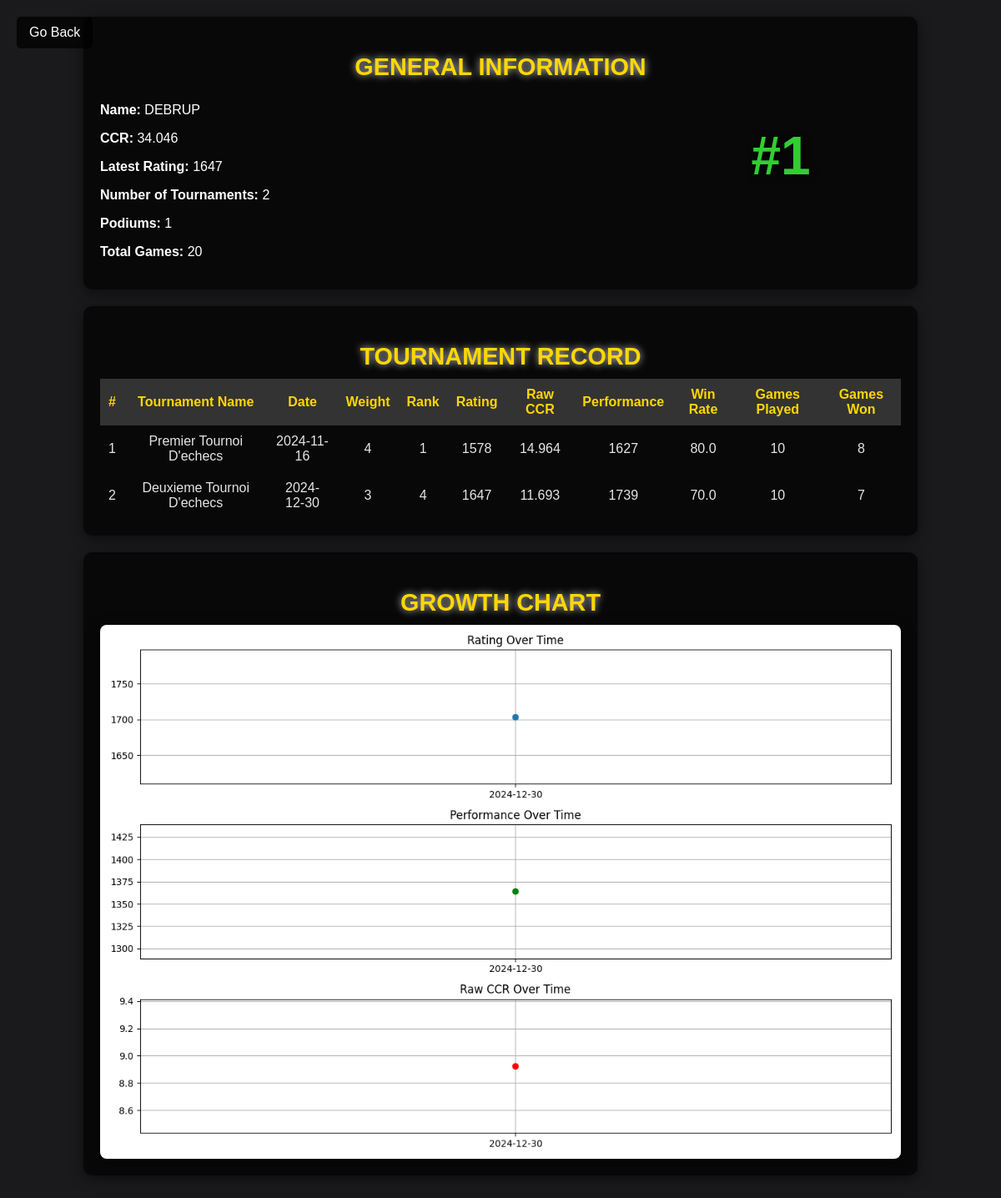
The app's page /playerinfo/DEBRUP, older data.
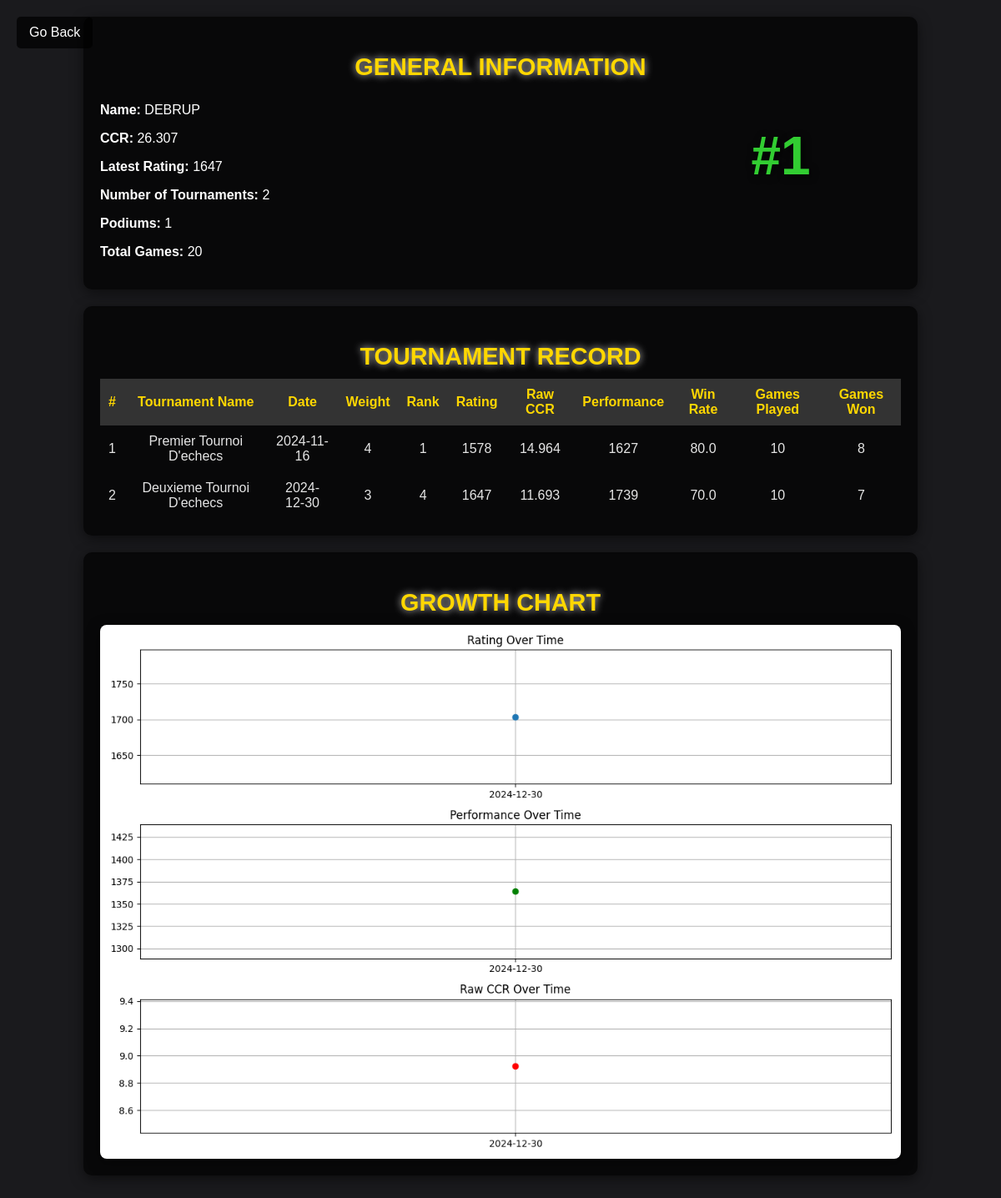
The same page, newer data.
### tables this page shows
CREATE TABLE players (
        name TEXT NOT NULL,
        rating INTEGER NOT NULL,
        ccr REAL NOT NULL,
        tourns INTEGER NOT NULL,
        podiums INTEGER NOT NULL
    );

### app.py (the view)
@app.route('/playerinfo/<player>')
def player_details(player):
    updateccr()
    conn = sqlite3.connect('data/players.db')
    c = conn.cursor()
    c.execute(f'SELECT date, rating, ccr, tourn, games, winrate, podium, weight, rank, perf FROM "{player}" ORDER BY date')
    data = c.fetchall()
    conn.close()
    dates, ratings, performances, ccrs, tournaments = [], [], [], [], []
    total_games, total_podiums = 0, 0
    ccrlive = 0
    try:
        for row in data:
            dates.append(row[0])
            ratings.append(row[1])
            performances.append(row[9])
            ccrs.append(row[2])
            tournaments.append({
                'tourn': row[3],
                'date': row[0],
                'weight': row[7],
                'rank': row[8],
                'rating': row[1],
                'ccr': row[2],
                'performance': row[9],
                'winrate': row[5],
                'games': row[4],
                'wins': round(row[5] * row[4] / 100)
            })
            total_games += row[4]
            total_podiums += row[6]
    except Exception as e:
        print('Error in gathering data:', e)
    conn = sqlite3.connect('data/main.db')
    c = conn.cursor()
    rank = None
    try:
        c.execute('SELECT name, ccr FROM players ORDER BY ccr DESC')
        players_ranked = c.fetchall()
        for index, (name, ccr) in enumerate(players_ranked, start=1):
            if name == player:
                ccrlive = ccr
                rank = index
                break
    except Exception as e:
        print('Error in CCRLIVE or rank:', e, player)
    conn.close()
    plt.figure(figsize=(12, 8))
    plt.subplot(3, 1, 1)
    plt.plot(dates, ratings, marker='o', label='Rating')
    plt.title('Rating Over Time')
    plt.grid()
    plt.subplot(3, 1, 2)
    plt.plot(dates, performances, marker='o', label='Performance', color='green')
    plt.title('Performance Over Time')
    plt.grid()
    plt.subplot(3, 1, 3)
    plt.plot(dates, ccrs, marker='o', label='Raw CCR', color='red')
    plt.title('Raw CCR Over Time')
    plt.grid()
    plt.tight_layout()
    plt.savefig('static/growth_chart.png')
    plt.close()
    return render_template(
        'details.html',
        player=player,
        tourns=len(data),
        ccr=ccrlive,
        rank=rank,
        rating=ratings[-1] if ratings else 0,
        podiums=total_podiums,
        games=total_games,
        tournaments=tournaments
    )

### app.py (called while the page is built)
def ccrdecay(ccr, weight, tournament_date):
    try:
        today = datetime.now()
        days_elapsed = (today - tournament_date).days
        early_decay_days = min(days_elapsed, int(weight * 15))
        early_decay = early_decay_days * 0.005
        late_decay_days = max(0, days_elapsed - int(weight * 15))
        late_decay = late_decay_days * 0.1
        total_decay = early_decay + late_decay
        decayed_ccr = max(0, ccr - total_decay)
        return decayed_ccr
    except Exception as e:
        print(f"Error calculating CCR decay: {e}")
        return round(ccr,3)

### templates/details.html (shortened to what this page needs)
<!DOCTYPE html>
<html lang="en">
<head>
    <link rel="stylesheet" href="{{ url_for('static', filename='styles_player_details.css') }}">
</head>
<body>
    <div id="particles-js"></div>
    <button class="back-button" onclick="goBack()">Go Back</button>
    <div class="general-info">
        <h2 class="div-heading">GENERAL INFORMATION</h2>
        <div class="info-container">
            <div class="info-left">
                <p><strong>Name:</strong> {{ player }}</p>
                <p><strong>CCR:</strong> {{ ccr | round(3) }}</p>
                <p><strong>Latest Rating:</strong> {{ rating }}</p>
                <p><strong>Number of Tournaments:</strong> {{ tourns }}</p>
                <p><strong>Podiums:</strong> {{ podiums }}</p>
                <p><strong>Total Games:</strong> {{ games }}</p>
            </div>
            <div class="rank-display">
                <h1 class="rank {% if rank <= 5 %}top-rank{% else %}lower-rank{% endif %}">#{{ rank }}</h1>
            </div>
        </div>
    </div>
    <div class="tournament-record">
        <h2 class="div-heading">TOURNAMENT RECORD</h2>
        <table class="tournament-table">
            <thead>
                <tr>
                    <th>#</th>
                    <th>Tournament Name</th>
                    <th>Date</th>
                    <th>Weight</th>
                    <th>Rank</th>
                    <th>Rating</th>
                    <th>Raw CCR</th>
                    <th>Performance</th>
                    <th>Win Rate</th>
                    <th>Games Played</th>
                    <th>Games Won</th>
                </tr>
            </thead>
            <tbody>
                {% for tournament in tournaments %}
                <tr>
                    <td>{{ loop.index }}</td>
                    <td>{{ tournament['tourn'] }}</td>
                    <td>{{ tournament['date'] }}</td>
                    <td>{{ tournament['weight'] }}</td>
                    <td>{{ tournament['rank'] }}</td>
                    <td>{{ tournament['rating'] }}</td>
                    <td>{{ tournament['ccr'] }}</td>
                    <td>{{ tournament['performance'] }}</td>
                    <td>{{ tournament['winrate'] }}</td>
                    <td>{{ tournament['games'] }}</td>
                    <td>{{ tournament['wins'] }}</td>
                </tr>
                {% endfor %}
            </tbody>
        </table>
    </div>
    <div class="growth-chart">
        <h2 class="div-heading">GROWTH CHART</h2>
        <img src="{{ url_for('static', filename='growth_chart.png') }}" alt="Growth Chart" class="chart-image">
    </div>
</body>
</html>

Row changes from the older to the newer data that the page shows:
changed players "DEBRUP": ccr "34.046" → "26.307"
